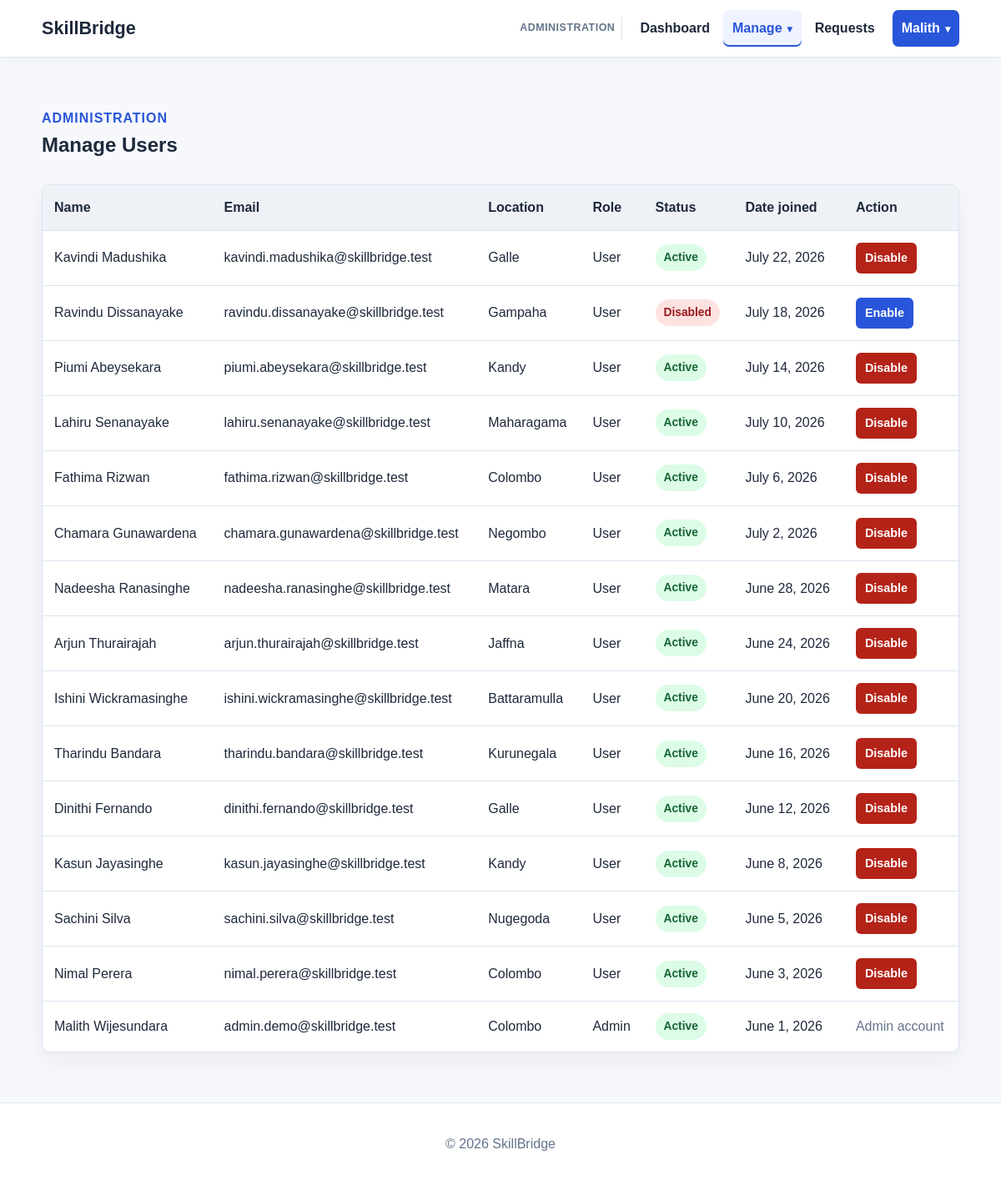
/index.php?action=admin-users (signed in), run on the app's committed database.
### tables this page shows
CREATE TABLE users (
    user_id INT AUTO_INCREMENT PRIMARY KEY,
    first_name VARCHAR(50) NOT NULL,
    last_name VARCHAR(50) NOT NULL,
    email VARCHAR(100) NOT NULL UNIQUE,
    password VARCHAR(255) NOT NULL,
    phone VARCHAR(20),
    location VARCHAR(100),
    bio VARCHAR(500),
    profile_image VARCHAR(255),
    role ENUM('user', 'admin') NOT NULL DEFAULT 'user',
    account_status ENUM('active', 'disabled') NOT NULL DEFAULT 'active',
    created_at DATETIME NOT NULL DEFAULT CURRENT_TIMESTAMP
);

### helpers/input.php (called while the page is built, shortened)
<?php
function getQueryValue($name)
{
    return isset($_GET[$name]) && is_string($_GET[$name]) ? $_GET[$name] : '';
}

### controllers/AdminController.php (called while the page is built, shortened)
<?php
require_once __DIR__ . '/../models/Admin.php';
function showAdminUsers()
{
    $users = getAdminUsers();
    require __DIR__ . '/../views/admin/users.php';
}

### models/Admin.php (called while the page is built, shortened)
<?php
function getAdminUsers()
{
    $connection = getDatabaseConnection();
    $result = $connection->query(
        'SELECT user_id, first_name, last_name, email, location, role, account_status, created_at
         FROM users ORDER BY created_at DESC, user_id DESC'
    );
    $users = array();
    while ($row = $result->fetch_assoc()) {
        $users[] = $row;
    }
    return $users;
}

### views/admin/users.php (the view, shortened to what this page needs)
<?php require __DIR__ . '/../partials/header.php'; ?>
<section class="content-page">
    <div class="container">
        <div class="page-heading"><div><p class="eyebrow">Administration</p><h1>Manage Users</h1></div></div>
        <div class="table-wrapper">
            <table class="admin-table">
                <thead><tr><th>Name</th><th>Email</th><th>Location</th><th>Role</th><th>Status</th><th>Date joined</th><th>Action</th></tr></thead>
                <tbody>
                    <?php foreach ($users as $user): ?>
                        <tr>
                            <td><?php echo htmlspecialchars($user['first_name'] . ' ' . $user['last_name']); ?></td>
                            <td><?php echo htmlspecialchars($user['email']); ?></td>
                            <td><?php echo $user['location'] ? htmlspecialchars($user['location']) : 'Not provided'; ?></td>
                            <td><?php echo htmlspecialchars(ucfirst($user['role'])); ?></td>
                            <td><span class="status-badge status-<?php echo htmlspecialchars($user['account_status']); ?>"><?php echo htmlspecialchars(ucfirst($user['account_status'])); ?></span></td>
                            <td><?php echo htmlspecialchars(date('F j, Y', strtotime($user['created_at']))); ?></td>
                            <td>
                                <?php if ($user['role'] === 'user'): ?>
                                    <form action="index.php?action=admin-user-status" method="post">
                                        <button class="button button-small <?php echo $user['account_status'] === 'active' ? 'button-danger' : ''; ?>" type="submit">
                                            <?php echo $user['account_status'] === 'active' ? 'Disable' : 'Enable'; ?>
                                        </button>
                                    </form>
                                <?php else: ?>
                                    <span class="muted-text">Admin account</span>
                                <?php endif; ?>
                            </td>
                        </tr>
                    <?php endforeach; ?>
                </tbody>
            </table>
        </div>
    </div>
</section>
<?php require __DIR__ . '/../partials/footer.php'; ?>

### index.php (shortened to what this page needs)
<?php
require_once __DIR__ . '/helpers/input.php';
require_once __DIR__ . '/controllers/AdminController.php';
$action = getQueryValue('action');
switch ($action) {
    case 'admin-users':
        showAdminUsers();
        break;
}

### views/partials/header.php (shortened to what this page needs)
<?php
$currentAction = getQueryValue('action');
function navigationLinkClass($actions, $currentAction)
{
    return in_array($currentAction, $actions, true) ? 'nav-link active' : 'nav-link';
}
?>
<!DOCTYPE html>
<html lang="en">
<head>
    <link rel="stylesheet" href="assets/css/style.css?v=2">
</head>
<body>
    <header class="site-header">
        <div class="container header-content">
            <a class="brand" href="index.php">SkillBridge</a>
            <nav id="main-navigation" class="main-navigation" aria-label="Main navigation">
                <?php if (isset($_SESSION['user_id'], $_SESSION['role']) && $_SESSION['role'] === 'admin'): ?>
                    <span class="nav-context">Administration</span>
                    <a class="<?php echo navigationLinkClass(array('admin-dashboard'), $currentAction); ?>" href="index.php?action=admin-dashboard">Dashboard</a>
                    <details class="nav-dropdown <?php echo in_array($currentAction, array('admin-users', 'admin-user-status', 'admin-categories', 'admin-category-create', 'admin-category-edit', 'admin-skills', 'admin-skill-create', 'admin-skill-edit'), true) ? 'active' : ''; ?>">
                        <summary>Manage</summary>
                    </details>
                    <a class="<?php echo navigationLinkClass(array('admin-requests'), $currentAction); ?>" href="index.php?action=admin-requests">Requests</a>
                    <details class="nav-dropdown nav-user-menu">
                        <summary><?php echo htmlspecialchars($_SESSION['first_name']); ?></summary>
                    </details>
                <?php endif; ?>
            </nav>
        </div>
    </header>
    <main>

### views/partials/footer.php (shortened to what this page needs)
    </main>
    <footer class="site-footer">
        <div class="container">
            <p>&copy; <?php echo date('Y'); ?> SkillBridge</p>
        </div>
    </footer>
</body>
</html>

### assets/css/style.css (style rules this page uses)
:root { --primary: #2855d9; --primary-dark: #1e3fa6; --text: #1e293b; --muted: #64748b; --background: #f6f8fc; --surface: #ffffff; --border: #dbe3f0; --success: #17633a; --danger: #a51d16; --focus: rgba(40, 85, 217, 0.2); }
* { box-sizing: border-box; }
body { margin: 0; min-height: 100vh; color: var(--text); background: var(--background); font-family: Arial, Helvetica, sans-serif; line-height: 1.6; }
a { color: var(--primary); }
.container { width: min(1100px, calc(100% - 40px)); margin: 0 auto; }
.site-header { position: sticky; z-index: 20; top: 0; background: var(--surface); border-bottom: 1px solid var(--border); box-shadow: 0 2px 12px rgba(30, 41, 59, 0.04); }
.header-content { display: flex; align-items: center; justify-content: space-between; min-height: 68px; }
.brand { color: var(--text); font-size: 1.35rem; font-weight: 700; text-decoration: none; }
.main-navigation { display: flex; align-items: center; gap: 5px; }
.nav-link, .nav-dropdown summary { display: block; padding: 9px 11px; color: var(--text); border-radius: 7px; font-weight: 600; text-decoration: none; }
.nav-link:hover, .nav-link.active, .nav-dropdown summary:hover, .nav-dropdown.active > summary { color: var(--primary); background: #eef3ff; }
.nav-link.active, .nav-dropdown.active > summary { box-shadow: inset 0 -2px 0 var(--primary); }
.nav-dropdown { position: relative; }
.nav-dropdown summary { cursor: pointer; list-style: none; }
.nav-dropdown summary::marker { content: ''; }
.nav-dropdown summary::after { display: inline-block; margin-left: 6px; content: '\25BE'; font-size: 0.76rem; }
.nav-user-menu { margin-left: 5px; }
.nav-user-menu > summary { color: #ffffff; background: var(--primary); }
.nav-context { margin-right: 5px; padding: 4px 8px; color: var(--muted); border-right: 1px solid var(--border); font-size: 0.78rem; font-weight: 700; letter-spacing: 0.04em; text-transform: uppercase; }
.eyebrow { margin-bottom: 8px; color: var(--primary); font-weight: 700; letter-spacing: 0.06em; text-transform: uppercase; }
.status-card span, .site-footer { color: var(--muted); }
.button { border: 0; display: inline-block; margin-top: 14px; padding: 10px 18px; color: #ffffff; background: var(--primary); border-radius: 6px; cursor: pointer; font: inherit; font-weight: 600; text-decoration: none; transition: background 0.15s ease, border-color 0.15s ease, transform 0.15s ease; }
.form-page, .dashboard-page, .profile-page, .content-page { min-height: calc(100vh - 150px); padding: 60px 0; }
.admin-shortcuts .button, .admin-table .button { margin-top: 0; }
.table-wrapper { overflow-x: auto; background: var(--surface); border: 1px solid var(--border); border-radius: 10px; box-shadow: 0 10px 30px rgba(30, 41, 59, 0.06); }
.admin-table, .data-table { width: 100%; border-collapse: collapse; }
.admin-table { text-align: left; }
.admin-table th, .admin-table td { padding: 14px; border-bottom: 1px solid var(--border); vertical-align: middle; }
.admin-table th { background: #eef2f7; white-space: nowrap; }
.admin-table tbody tr:last-child td, .data-table tbody tr:last-child td { border-bottom: 0; }
.admin-table form { margin: 0; }
.button-small { margin: 0; padding: 7px 11px; font-size: 0.9rem; }
.status-active, .status-accepted { color: #166534; background: #dcfce7; }
.status-disabled, .status-rejected { color: #991b1b; background: #fee2e2; }
.muted-text { color: var(--muted); }
.page-heading { display: flex; align-items: center; justify-content: space-between; gap: 20px; margin-bottom: 28px; }
.page-heading h1, .page-heading p { margin: 0; }
.button-danger { background: #b42318; }
.status-badge { display: inline-block; padding: 5px 10px; border-radius: 999px; font-size: 0.86rem; font-weight: 700; }
.site-footer { padding: 20px 0; background: var(--surface); border-top: 1px solid var(--border); text-align: center; }

### data on the page
users: first_name+last_name "Kavindi Madushika", email "kavindi.madushika@skillbridge.test", location "Galle", role "User", account_status "Active", created_at "July 22, 2026", shows "Disable"
users: first_name+last_name "Ravindu Dissanayake", email "ravindu.dissanayake@skillbridge.test", location "Gampaha", role "User", account_status "Disabled", created_at "July 18, 2026", shows "Enable"
users: first_name+last_name "Piumi Abeysekara", email "piumi.abeysekara@skillbridge.test", location "Kandy", role "User", account_status "Active", created_at "July 14, 2026", shows "Disable"
users: first_name+last_name "Lahiru Senanayake", email "lahiru.senanayake@skillbridge.test", location "Maharagama", role "User", account_status "Active", created_at "July 10, 2026", shows "Disable"
users: first_name+last_name "Fathima Rizwan", email "fathima.rizwan@skillbridge.test", location "Colombo", role "User", account_status "Active", created_at "July 6, 2026", shows "Disable"
users: first_name+last_name "Chamara Gunawardena", email "chamara.gunawardena@skillbridge.test", location "Negombo", role "User", account_status "Active", created_at "July 2, 2026", shows "Disable"
users: first_name+last_name "Nadeesha Ranasinghe", email "nadeesha.ranasinghe@skillbridge.test", location "Matara", role "User", account_status "Active", created_at "June 28, 2026", shows "Disable"
users: first_name+last_name "Arjun Thurairajah", email "arjun.thurairajah@skillbridge.test", location "Jaffna", role "User", account_status "Active", created_at "June 24, 2026", shows "Disable"
users: first_name+last_name "Ishini Wickramasinghe", email "ishini.wickramasinghe@skillbridge.test", location "Battaramulla", role "User", account_status "Active", created_at "June 20, 2026", shows "Disable"
users: first_name+last_name "Tharindu Bandara", email "tharindu.bandara@skillbridge.test", location "Kurunegala", role "User", account_status "Active", created_at "June 16, 2026", shows "Disable"
users: first_name+last_name "Dinithi Fernando", email "dinithi.fernando@skillbridge.test", location "Galle", role "User", account_status "Active", created_at "June 12, 2026", shows "Disable"
users: first_name+last_name "Kasun Jayasinghe", email "kasun.jayasinghe@skillbridge.test", location "Kandy", role "User", account_status "Active", created_at "June 8, 2026", shows "Disable"
users: first_name+last_name "Sachini Silva", email "sachini.silva@skillbridge.test", location "Nugegoda", role "User", account_status "Active", created_at "June 5, 2026", shows "Disable"
users: first_name+last_name "Nimal Perera", email "nimal.perera@skillbridge.test", location "Colombo", role "User", account_status "Active", created_at "June 3, 2026", shows "Disable"
users: first_name+last_name "Malith Wijesundara", email "admin.demo@skillbridge.test", location "Colombo", role "Admin", account_status "Active", created_at "June 1, 2026", shows "Admin account"

### other printed values
$_SESSION['first_name'] "Malith"
